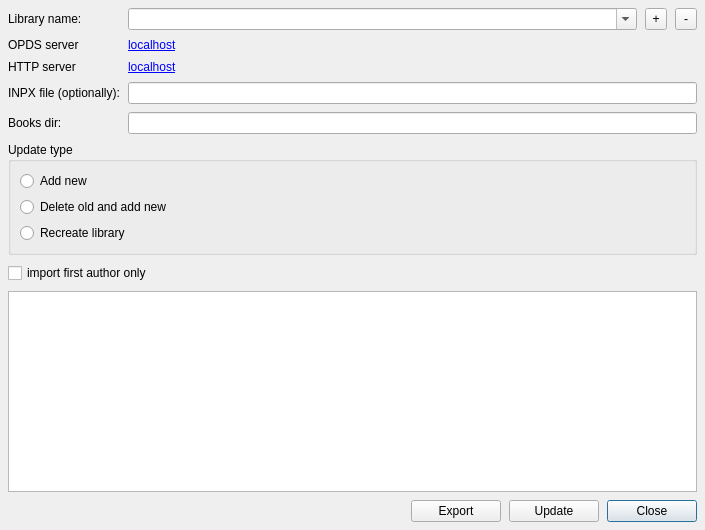
<?xml version="1.0" encoding="UTF-8"?>
<ui version="4.0">
 <class>AddLibrary</class>
 <widget class="QDialog" name="AddLibrary">
  <property name="windowModality">
   <enum>Qt::WindowModal</enum>
  </property>
  <property name="geometry">
   <rect>
    <x>0</x>
    <y>0</y>
    <width>705</width>
    <height>530</height>
   </rect>
  </property>
  <property name="windowTitle">
   <string>Add/Edit library</string>
  </property>
  <property name="modal">
   <bool>true</bool>
  </property>
  <layout class="QVBoxLayout" name="verticalLayout">
   <property name="spacing">
    <number>8</number>
   </property>
   <property name="leftMargin">
    <number>8</number>
   </property>
   <property name="topMargin">
    <number>8</number>
   </property>
   <property name="rightMargin">
    <number>8</number>
   </property>
   <property name="bottomMargin">
    <number>8</number>
   </property>
   <item>
    <layout class="QGridLayout" name="gridLayout">
     <item row="4" column="0">
      <widget class="QLabel" name="label_3">
       <property name="text">
        <string>Books dir:</string>
       </property>
      </widget>
     </item>
     <item row="2" column="1">
      <widget class="QLabel" name="HTTP">
       <property name="text">
        <string notr="true">&lt;a href=\&quot;localhost\&quot;&gt;localhost&lt;/a&gt;</string>
       </property>
       <property name="openExternalLinks">
        <bool>true</bool>
       </property>
      </widget>
     </item>
     <item row="0" column="0">
      <widget class="QLabel" name="label_4">
       <property name="text">
        <string>Library name:</string>
       </property>
      </widget>
     </item>
     <item row="1" column="0">
      <widget class="QLabel" name="label_5">
       <property name="text">
        <string>OPDS server</string>
       </property>
      </widget>
     </item>
     <item row="0" column="1">
      <layout class="QHBoxLayout" name="Name_layout">
       <item>
        <widget class="QComboBox" name="ExistingLibs">
         <property name="editable">
          <bool>true</bool>
         </property>
        </widget>
       </item>
       <item>
        <widget class="QToolButton" name="Add">
         <property name="maximumSize">
          <size>
           <width>22</width>
           <height>22</height>
          </size>
         </property>
         <property name="toolTip">
          <string>Add new library</string>
         </property>
         <property name="text">
          <string notr="true">+</string>
         </property>
         <property name="icon">
          <iconset resource="resource.qrc">
           <normaloff>:/icons/img/icons/plus.png</normaloff>:/icons/img/icons/plus.png</iconset>
         </property>
        </widget>
       </item>
       <item>
        <widget class="QToolButton" name="Del">
         <property name="maximumSize">
          <size>
           <width>22</width>
           <height>22</height>
          </size>
         </property>
         <property name="toolTip">
          <string>Delete current library</string>
         </property>
         <property name="text">
          <string notr="true">-</string>
         </property>
         <property name="icon">
          <iconset resource="resource.qrc">
           <normaloff>:/icons/img/icons/minus.png</normaloff>:/icons/img/icons/minus.png</iconset>
         </property>
        </widget>
       </item>
      </layout>
     </item>
     <item row="3" column="1">
      <widget class="QLineEdit" name="inpx"/>
     </item>
     <item row="4" column="1">
      <widget class="QLineEdit" name="BookDir"/>
     </item>
     <item row="2" column="0">
      <widget class="QLabel" name="label_6">
       <property name="text">
        <string>HTTP server</string>
       </property>
      </widget>
     </item>
     <item row="3" column="0">
      <widget class="QLabel" name="label_2">
       <property name="text">
        <string>INPX file (optionally):</string>
       </property>
      </widget>
     </item>
     <item row="1" column="1">
      <widget class="QLabel" name="OPDS">
       <property name="text">
        <string notr="true">&lt;a href=\&quot;localhost\&quot;&gt;localhost&lt;/a&gt;</string>
       </property>
       <property name="openExternalLinks">
        <bool>true</bool>
       </property>
       <property name="textInteractionFlags">
        <set>Qt::LinksAccessibleByKeyboard|Qt::LinksAccessibleByMouse</set>
       </property>
      </widget>
     </item>
    </layout>
   </item>
   <item>
    <widget class="QGroupBox" name="update_group">
     <property name="title">
      <string>Update type</string>
     </property>
     <layout class="QVBoxLayout" name="verticalLayout_2">
      <item>
       <widget class="QRadioButton" name="add_new">
        <property name="text">
         <string>Add new</string>
        </property>
       </widget>
      </item>
      <item>
       <widget class="QRadioButton" name="del_old">
        <property name="text">
         <string>Delete old and add new</string>
        </property>
       </widget>
      </item>
      <item>
       <widget class="QRadioButton" name="update_all">
        <property name="text">
         <string>Recreate library</string>
        </property>
       </widget>
      </item>
     </layout>
    </widget>
   </item>
   <item>
    <widget class="QCheckBox" name="firstAuthorOnly">
     <property name="text">
      <string>import first author only</string>
     </property>
    </widget>
   </item>
   <item>
    <widget class="QListWidget" name="Log">
     <property name="focusPolicy">
      <enum>Qt::TabFocus</enum>
     </property>
    </widget>
   </item>
   <item>
    <layout class="QHBoxLayout" name="horizontalLayout">
     <item>
      <spacer name="horizontalSpacer">
       <property name="orientation">
        <enum>Qt::Horizontal</enum>
       </property>
       <property name="sizeHint" stdset="0">
        <size>
         <width>40</width>
         <height>20</height>
        </size>
       </property>
      </spacer>
     </item>
     <item>
      <widget class="QPushButton" name="btnExport">
       <property name="minimumSize">
        <size>
         <width>90</width>
         <height>0</height>
        </size>
       </property>
       <property name="text">
        <string>Export</string>
       </property>
      </widget>
     </item>
     <item>
      <widget class="QPushButton" name="btnUpdate">
       <property name="minimumSize">
        <size>
         <width>90</width>
         <height>0</height>
        </size>
       </property>
       <property name="text">
        <string>Update</string>
       </property>
      </widget>
     </item>
     <item>
      <widget class="QPushButton" name="btnCancel">
       <property name="minimumSize">
        <size>
         <width>90</width>
         <height>0</height>
        </size>
       </property>
       <property name="maximumSize">
        <size>
         <width>16777215</width>
         <height>16777215</height>
        </size>
       </property>
       <property name="text">
        <string>Close</string>
       </property>
       <property name="autoDefault">
        <bool>false</bool>
       </property>
       <property name="default">
        <bool>true</bool>
       </property>
      </widget>
     </item>
    </layout>
   </item>
  </layout>
 </widget>
 <tabstops>
  <tabstop>inpx</tabstop>
  <tabstop>BookDir</tabstop>
  <tabstop>Log</tabstop>
 </tabstops>
 <resources>
  <include location="resource.qrc"/>
 </resources>
 <connections>
  <connection>
   <sender>btnCancel</sender>
   <signal>clicked()</signal>
   <receiver>AddLibrary</receiver>
   <slot>reject()</slot>
   <hints>
    <hint type="sourcelabel">
     <x>685</x>
     <y>475</y>
    </hint>
    <hint type="destinationlabel">
     <x>346</x>
     <y>172</y>
    </hint>
   </hints>
  </connection>
 </connections>
</ui>
